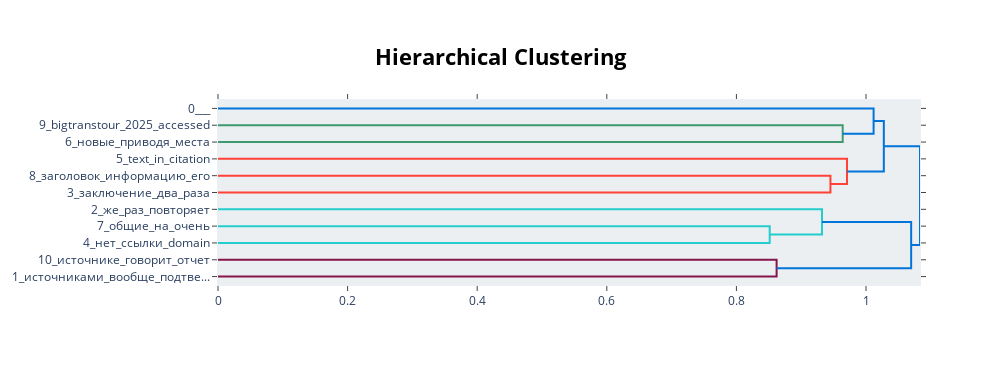

The cell this chart's notebook holds for it:
### Code cell
topic_model.visualize_hierarchy(top_n_topics=50)

### Figure 1 — Plotly figure (JSON) as saved in the notebook; plotly's stock layout.template omitted (floating-point values rounded to 4 significant figures)
{"data": [{"hoverinfo": "text", "marker": {"color": "rgb(61,153,112)"}, "mode": "lines", "type": "scatter", "x": [0.0, 0.964, 0.964, 0.0], "xaxis": "x", "y": [-15.0, -15.0, -25.0, -25.0], "yaxis": "y"}, {"hoverinfo": "text", "marker": {"color": "rgb(0,116,217)"}, "mode": "lines", "type": "scatter", "x": [0.0, 1.012, 1.012, 0.964], "xaxis": "x", "y": [-5.0, -5.0, -20.0, -20.0], "yaxis": "y"}, {"hoverinfo": "text", "marker": {"color": "rgb(255,65,54)"}, "mode": "lines", "type": "scatter", "x": [0.0, 0.9451, 0.9451, 0.0], "xaxis": "x", "y": [-45.0, -45.0, -55.0, -55.0], "yaxis": "y"}, {"hoverinfo": "text", "marker": {"color": "rgb(255,65,54)"}, "mode": "lines", "type": "scatter", "x": [0.0, 0.9707, 0.9707, 0.9451], "xaxis": "x", "y": [-35.0, -35.0, -50.0, -50.0], "yaxis": "y"}, {"hoverinfo": "text", "marker": {"color": "rgb(0,116,217)"}, "mode": "lines", "type": "scatter", "x": [1.012, 1.027, 1.027, 0.9707], "xaxis": "x", "y": [-12.5, -12.5, -42.5, -42.5], "yaxis": "y"}, {"hoverinfo": "text", "marker": {"color": "rgb(35,205,205)"}, "mode": "lines", "type": "scatter", "x": [0.0, 0.8514, 0.8514, 0.0], "xaxis": "x", "y": [-75.0, -75.0, -85.0, -85.0], "yaxis": "y"}, {"hoverinfo": "text", "marker": {"color": "rgb(35,205,205)"}, "mode": "lines", "type": "scatter", "x": [0.0, 0.9321, 0.9321, 0.8514], "xaxis": "x", "y": [-65.0, -65.0, -80.0, -80.0], "yaxis": "y"}, {"hoverinfo": "text", "marker": {"color": "rgb(133,20,75)"}, "mode": "lines", "type": "scatter", "x": [0.0, 0.862, 0.862, 0.0], "xaxis": "x", "y": [-95.0, -95.0, -105.0, -105.0], "yaxis": "y"}, {"hoverinfo": "text", "marker": {"color": "rgb(0,116,217)"}, "mode": "lines", "type": "scatter", "x": [0.9321, 1.07, 1.07, 0.862], "xaxis": "x", "y": [-72.5, -72.5, -100.0, -100.0], "yaxis": "y"}, {"hoverinfo": "text", "marker": {"color": "rgb(0,116,217)"}, "mode": "lines", "type": "scatter", "x": [1.027, 1.083, 1.083, 1.07], "xaxis": "x", "y": [-27.5, -27.5, -86.25, -86.25], "yaxis": "y"}], "layout": {"autosize": false, "height": 365, "hoverlabel": {"bgcolor": "white", "font": {"family": "Rockwell", "size": 16}}, "hovermode": "closest", "plot_bgcolor": "#ECEFF1", "showlegend": false, "title": {"font": {"color": "Black", "size": 22}, "text": "<b>Hierarchical Clustering</b>", "x": 0.5, "xanchor": "center", "yanchor": "top"}, "width": 1000, "xaxis": {"mirror": "allticks", "rangemode": "tozero", "showgrid": false, "showline": true, "showticklabels": true, "ticks": "outside", "type": "linear", "zeroline": false}, "yaxis": {"mirror": "allticks", "range": [-110, 0], "rangemode": "tozero", "showgrid": false, "showline": true, "showticklabels": true, "tickmode": "array", "ticks": "outside", "ticktext": ["0___", "9_bigtranstour_2025_accessed", "6_новые_приводя_места", "5_text_in_citation", "8_заголовок_информацию_его", "3_заключение_два_раза", "2_же_раз_повторяет", "7_общие_на_очень", "4_нет_ссылки_domain", "10_источнике_говорит_отчет", "1_источниками_вообще_подтве..."], "tickvals": [-5, -15, -25, -35, -45, -55, -65, -75, -85, -95, -105], "type": "linear", "zeroline": false}}}
